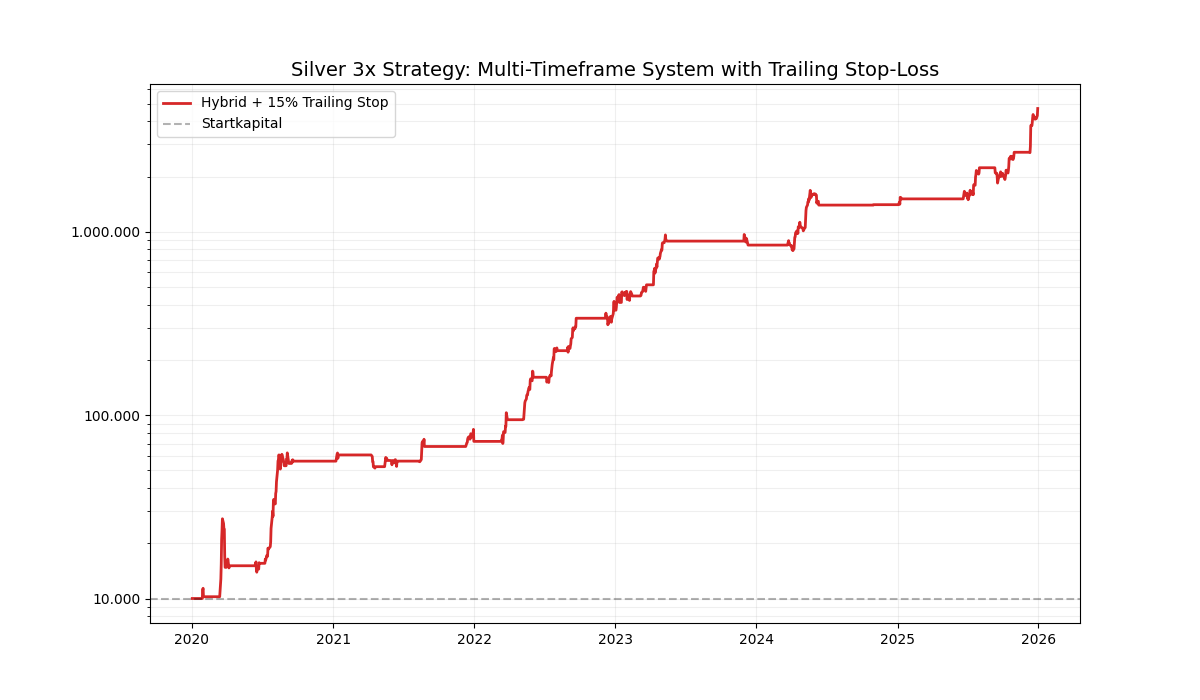

The Python source for this figure:
import yfinance as yf
import pandas as pd
import numpy as np
import matplotlib.pyplot as plt
import matplotlib.ticker as mtick

# --- Indikator-Funktionen ---

def calculate_vortex(df, period=14, ema_span=None):
    """Berechnet Vortex VI+ und VI- (optional mit EMA Glättung)"""
    h_l = df['High'] - df['Low']
    h_pc = abs(df['High'] - df['Close'].shift(1))
    l_pc = abs(df['Low'] - df['Close'].shift(1))
    tr = pd.concat([h_l, h_pc, l_pc], axis=1).max(axis=1)
    
    vmp = abs(df['High'] - df['Low'].shift(1))
    vmm = abs(df['Low'] - df['High'].shift(1))
    
    vi_plus = vmp.rolling(period).sum() / tr.rolling(period).sum()
    vi_minus = vmm.rolling(period).sum() / tr.rolling(period).sum()
    
    if ema_span:
        vi_plus = vi_plus.ewm(span=ema_span, adjust=False).mean()
        vi_minus = vi_minus.ewm(span=ema_span, adjust=False).mean()
        
    return vi_plus, vi_minus

def calculate_adx(df, period=14):
    """Berechnet den ADX nach Wilder's Methode"""
    up_move = df['High'] - df['High'].shift(1)
    down_move = df['Low'].shift(1) - df['Low']
    
    dm_plus = np.where((up_move > down_move) & (up_move > 0), up_move, 0)
    dm_minus = np.where((down_move > up_move) & (down_move > 0), down_move, 0)
    
    tr = pd.concat([df['High']-df['Low'], 
                    abs(df['High']-df['Close'].shift(1)), 
                    abs(df['Low']-df['Close'].shift(1))], axis=1).max(axis=1)
    
    tr_s = tr.ewm(alpha=1/period, adjust=False).mean()
    dm_p_s = pd.Series(dm_plus, index=df.index).ewm(alpha=1/period, adjust=False).mean()
    dm_m_s = pd.Series(dm_minus, index=df.index).ewm(alpha=1/period, adjust=False).mean()
    
    di_p = 100 * (dm_p_s / tr_s)
    di_m = 100 * (dm_m_s / tr_s)
    dx = 100 * abs(di_p - di_m) / (di_p + di_m)
    return dx.ewm(alpha=1/period, adjust=False).mean()

# --- 1. Daten Setup ---
tickers = {"futures": "SI=F", "long_etf": "3LSI.L", "short_etf": "3SSI.L"}
raw_data = yf.download(list(tickers.values()), start="2020-01-01", auto_adjust=True)

def get_clean_returns(ticker):
    data = raw_data['Close'][ticker].ffill()
    rets = data.pct_change()
    # Der Schutz-Filter gegen extreme Daten-Ausreißer
    rets[abs(rets) > 0.5] = 0 
    return rets.fillna(0), data

returns_long, price_long = get_clean_returns(tickers["long_etf"])
returns_short, price_short = get_clean_returns(tickers["short_etf"])
daily_futures = raw_data.xs(tickers["futures"], axis=1, level=1).dropna()

# --- 2. Multi-Timeframe Signalberechnung ---
weekly_futures = daily_futures.resample('W-FRI').agg({'High':'max', 'Low':'min', 'Close':'last'})
w_vi_p, w_vi_m = calculate_vortex(weekly_futures, period=14)
weekly_trend = np.where(w_vi_p > w_vi_m, 1, -1)
weekly_trend_ser = pd.Series(weekly_trend, index=weekly_futures.index).shift(1)

d_vi_p, d_vi_m = calculate_vortex(daily_futures, period=14, ema_span=10)
d_adx = calculate_adx(daily_futures, period=14)

master_trend = weekly_trend_ser.reindex(daily_futures.index, method='ffill').fillna(0)

# --- 3. Simulation mit Trailing Stop-Loss Logik ---
tsl_percent = 0.15  # 15% Trailing Stop-Loss
capital = 10000.0
equity_curve = [capital]

current_pos = 0     # 0: Cash, 1: Long, -1: Short
peak_price = 0.0

for i in range(1, len(daily_futures)):
    # Signale vom Vortag (kein Look-Ahead)
    d_adx_val = d_adx.iloc[i-1]
    vi_cond_long = d_vi_p.iloc[i-1] > d_vi_m.iloc[i-1]
    vi_cond_short = d_vi_m.iloc[i-1] > d_vi_p.iloc[i-1]
    m_trend = master_trend.iloc[i-1]
    
    # Heutige Preise für TSL-Check
    p_long = price_long.iloc[i]
    p_short = price_short.iloc[i]
    
    # --- Positions-Management ---
    if current_pos == 0:
        # Einstieg suchen
        if d_adx_val > 25:
            if m_trend == 1 and vi_cond_long:
                current_pos = 1
                peak_price = p_long
            elif m_trend == -1 and vi_cond_short:
                current_pos = -1
                peak_price = p_short
                
    elif current_pos == 1:
        # Long-Management: Peak aktualisieren
        peak_price = max(peak_price, p_long)
        # Check Exit: TSL oder Signal-Trendwende
        if p_long < peak_price * (1 - tsl_percent) or not (m_trend == 1 and vi_cond_long):
            current_pos = 0
            
    elif current_pos == -1:
        # Short-Management (Short-ETF steigt wenn Silber fällt)
        peak_price = max(peak_price, p_short)
        # Check Exit: TSL oder Signal-Trendwende
        if p_short < peak_price * (1 - tsl_percent) or not (m_trend == -1 and vi_cond_short):
            current_pos = 0

    # Kapital-Berechnung
    ret = 0
    if current_pos == 1: ret = returns_long.iloc[i]
    elif current_pos == -1: ret = returns_short.iloc[i]
    
    capital *= (1 + ret)
    equity_curve.append(capital)

results = pd.DataFrame({'Equity': equity_curve}, index=daily_futures.index)

# --- 4. Visualisierung ---
plt.figure(figsize=(12,7))
plt.yscale('log')
plt.plot(results['Equity'], label=f'Hybrid + {int(tsl_percent*100)}% Trailing Stop', color='#d62728', linewidth=2)
plt.axhline(y=10000, color='black', linestyle='--', alpha=0.3, label='Startkapital')

ax = plt.gca()
ax.yaxis.set_major_formatter(mtick.FuncFormatter(lambda x, p: f"{int(x):,}".replace(",", ".")))
ax.yaxis.set_minor_formatter(mtick.NullFormatter())

plt.title('Silver 3x Strategy: Multi-Timeframe System with Trailing Stop-Loss', fontsize=14)
plt.grid(True, which="both", alpha=0.2)
plt.legend()
plt.show()

print(f"Finales Kapital mit TSL: {results['Equity'].iloc[-1]:,.2f} EUR".replace(",", "."))
